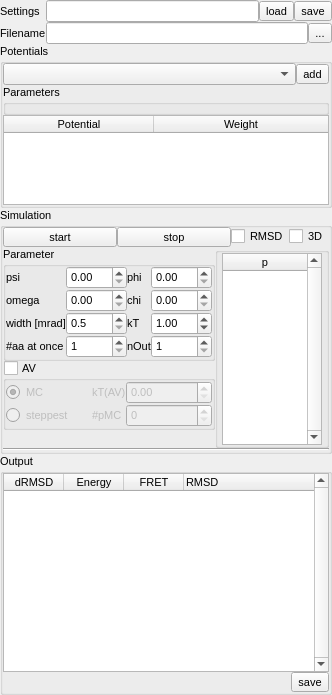
<?xml version="1.0" encoding="UTF-8"?>
<ui version="4.0">
 <class>Form</class>
 <widget class="QWidget" name="Form">
  <property name="geometry">
   <rect>
    <x>0</x>
    <y>0</y>
    <width>311</width>
    <height>695</height>
   </rect>
  </property>
  <property name="sizePolicy">
   <sizepolicy hsizetype="Preferred" vsizetype="Minimum">
    <horstretch>0</horstretch>
    <verstretch>0</verstretch>
   </sizepolicy>
  </property>
  <property name="font">
   <font>
    <pointsize>8</pointsize>
   </font>
  </property>
  <property name="windowTitle">
   <string>Form</string>
  </property>
  <layout class="QVBoxLayout" name="verticalLayout_5">
   <property name="spacing">
    <number>0</number>
   </property>
   <property name="margin">
    <number>0</number>
   </property>
   <item>
    <layout class="QGridLayout" name="gridLayout_6">
     <property name="spacing">
      <number>0</number>
     </property>
     <item row="0" column="0">
      <widget class="QLabel" name="label_3">
       <property name="enabled">
        <bool>true</bool>
       </property>
       <property name="text">
        <string>Settings</string>
       </property>
      </widget>
     </item>
     <item row="0" column="1">
      <layout class="QHBoxLayout" name="horizontalLayout">
       <property name="spacing">
        <number>0</number>
       </property>
       <item>
        <widget class="QLineEdit" name="lineEdit_2">
         <property name="enabled">
          <bool>true</bool>
         </property>
         <property name="readOnly">
          <bool>true</bool>
         </property>
        </widget>
       </item>
       <item>
        <widget class="QToolButton" name="toolButton_2">
         <property name="toolTip">
          <string>&lt;html&gt;&lt;head/&gt;&lt;body&gt;&lt;p&gt;Loading of a Monte-Carlo setting file.&lt;/p&gt;&lt;/body&gt;&lt;/html&gt;</string>
         </property>
         <property name="text">
          <string>load</string>
         </property>
        </widget>
       </item>
       <item>
        <widget class="QToolButton" name="toolButton_3">
         <property name="toolTip">
          <string>Save Monte-Carlo setting file.</string>
         </property>
         <property name="text">
          <string>save</string>
         </property>
        </widget>
       </item>
      </layout>
     </item>
     <item row="1" column="0">
      <widget class="QLabel" name="label_15">
       <property name="text">
        <string>Filename</string>
       </property>
      </widget>
     </item>
     <item row="1" column="1">
      <layout class="QHBoxLayout" name="horizontalLayout_3">
       <property name="spacing">
        <number>0</number>
       </property>
       <item>
        <widget class="QLineEdit" name="lineEdit_13">
         <property name="toolTip">
          <string>Output filename of trajectory</string>
         </property>
         <property name="readOnly">
          <bool>true</bool>
         </property>
        </widget>
       </item>
       <item>
        <widget class="QToolButton" name="toolButton">
         <property name="toolTip">
          <string>Select the target trajectory filename</string>
         </property>
         <property name="text">
          <string>...</string>
         </property>
        </widget>
       </item>
      </layout>
     </item>
    </layout>
   </item>
   <item>
    <widget class="QGroupBox" name="groupBox_3">
     <property name="sizePolicy">
      <sizepolicy hsizetype="Expanding" vsizetype="Minimum">
       <horstretch>0</horstretch>
       <verstretch>0</verstretch>
      </sizepolicy>
     </property>
     <property name="maximumSize">
      <size>
       <width>16777215</width>
       <height>16777215</height>
      </size>
     </property>
     <property name="title">
      <string>Potentials</string>
     </property>
     <property name="alignment">
      <set>Qt::AlignLeading|Qt::AlignLeft|Qt::AlignTop</set>
     </property>
     <layout class="QGridLayout" name="gridLayout">
      <property name="margin">
       <number>0</number>
      </property>
      <property name="spacing">
       <number>0</number>
      </property>
      <item row="4" column="0" colspan="4">
       <widget class="QTableWidget" name="tableWidget">
        <property name="sizePolicy">
         <sizepolicy hsizetype="Expanding" vsizetype="Fixed">
          <horstretch>0</horstretch>
          <verstretch>0</verstretch>
         </sizepolicy>
        </property>
        <property name="minimumSize">
         <size>
          <width>0</width>
          <height>0</height>
         </size>
        </property>
        <property name="maximumSize">
         <size>
          <width>16777215</width>
          <height>90</height>
         </size>
        </property>
        <property name="toolTip">
         <string>Used potentials applied during optimization</string>
        </property>
        <attribute name="horizontalHeaderDefaultSectionSize">
         <number>150</number>
        </attribute>
        <attribute name="horizontalHeaderStretchLastSection">
         <bool>true</bool>
        </attribute>
        <attribute name="verticalHeaderVisible">
         <bool>false</bool>
        </attribute>
        <column>
         <property name="text">
          <string>Potential</string>
         </property>
        </column>
        <column>
         <property name="text">
          <string>Weight</string>
         </property>
        </column>
       </widget>
      </item>
      <item row="0" column="3">
       <widget class="QToolButton" name="toolButton_6">
        <property name="sizePolicy">
         <sizepolicy hsizetype="Fixed" vsizetype="Fixed">
          <horstretch>0</horstretch>
          <verstretch>0</verstretch>
         </sizepolicy>
        </property>
        <property name="toolTip">
         <string>Add a new potential to the list of used potentials.</string>
        </property>
        <property name="text">
         <string>add</string>
        </property>
       </widget>
      </item>
      <item row="0" column="0" colspan="3">
       <widget class="QComboBox" name="comboBox_2">
        <property name="sizePolicy">
         <sizepolicy hsizetype="Expanding" vsizetype="Fixed">
          <horstretch>0</horstretch>
          <verstretch>0</verstretch>
         </sizepolicy>
        </property>
       </widget>
      </item>
      <item row="2" column="0" colspan="4">
       <widget class="QGroupBox" name="groupBox_8">
        <property name="title">
         <string>Parameters</string>
        </property>
        <layout class="QVBoxLayout" name="verticalLayout_4">
         <property name="spacing">
          <number>0</number>
         </property>
         <property name="margin">
          <number>0</number>
         </property>
         <item>
          <layout class="QVBoxLayout" name="verticalLayout_2">
           <property name="spacing">
            <number>0</number>
           </property>
          </layout>
         </item>
        </layout>
       </widget>
      </item>
     </layout>
    </widget>
   </item>
   <item>
    <widget class="QGroupBox" name="groupBox_4">
     <property name="sizePolicy">
      <sizepolicy hsizetype="Expanding" vsizetype="Preferred">
       <horstretch>0</horstretch>
       <verstretch>0</verstretch>
      </sizepolicy>
     </property>
     <property name="maximumSize">
      <size>
       <width>16777215</width>
       <height>16777215</height>
      </size>
     </property>
     <property name="title">
      <string>Simulation</string>
     </property>
     <layout class="QGridLayout" name="gridLayout_3">
      <property name="margin">
       <number>0</number>
      </property>
      <property name="spacing">
       <number>0</number>
      </property>
      <item row="4" column="0">
       <widget class="QGroupBox" name="groupBox_5">
        <property name="title">
         <string>Parameter</string>
        </property>
        <layout class="QGridLayout" name="gridLayout_5">
         <property name="margin">
          <number>0</number>
         </property>
         <property name="spacing">
          <number>0</number>
         </property>
         <item row="0" column="1" colspan="4">
          <layout class="QGridLayout" name="gridLayout_7">
           <property name="spacing">
            <number>0</number>
           </property>
           <item row="4" column="3">
            <widget class="QDoubleSpinBox" name="doubleSpinBox_2">
             <property name="toolTip">
              <string>Temperature</string>
             </property>
             <property name="maximum">
              <double>999.000000000000000</double>
             </property>
             <property name="value">
              <double>1.000000000000000</double>
             </property>
            </widget>
           </item>
           <item row="3" column="3">
            <widget class="QDoubleSpinBox" name="doubleSpinBox_6">
             <property name="toolTip">
              <string>Probability of moving chi-angle</string>
             </property>
             <property name="maximum">
              <double>1.000000000000000</double>
             </property>
            </widget>
           </item>
           <item row="2" column="0">
            <widget class="QLabel" name="label_10">
             <property name="text">
              <string>psi</string>
             </property>
            </widget>
           </item>
           <item row="4" column="0">
            <widget class="QLabel" name="label_7">
             <property name="text">
              <string>width [mrad]</string>
             </property>
            </widget>
           </item>
           <item row="7" column="0">
            <widget class="QLabel" name="label_8">
             <property name="text">
              <string>#aa at once</string>
             </property>
            </widget>
           </item>
           <item row="4" column="2">
            <widget class="QLabel" name="label_13">
             <property name="text">
              <string>kT</string>
             </property>
            </widget>
           </item>
           <item row="7" column="3">
            <widget class="QSpinBox" name="spinBox_2">
             <property name="toolTip">
              <string>Every n-th accepted frame is written to file </string>
             </property>
             <property name="minimum">
              <number>1</number>
             </property>
             <property name="maximum">
              <number>9999</number>
             </property>
             <property name="singleStep">
              <number>10</number>
             </property>
            </widget>
           </item>
           <item row="7" column="2">
            <widget class="QLabel" name="label_12">
             <property name="text">
              <string>nOut</string>
             </property>
            </widget>
           </item>
           <item row="7" column="1">
            <widget class="QSpinBox" name="spinBox">
             <property name="toolTip">
              <string>Number of aa moved in one MC-step</string>
             </property>
             <property name="minimum">
              <number>1</number>
             </property>
            </widget>
           </item>
           <item row="3" column="1">
            <widget class="QDoubleSpinBox" name="doubleSpinBox_5">
             <property name="toolTip">
              <string>Probability of moving omega-angle</string>
             </property>
             <property name="maximum">
              <double>1.000000000000000</double>
             </property>
            </widget>
           </item>
           <item row="2" column="1">
            <widget class="QDoubleSpinBox" name="doubleSpinBox_3">
             <property name="sizePolicy">
              <sizepolicy hsizetype="MinimumExpanding" vsizetype="Fixed">
               <horstretch>0</horstretch>
               <verstretch>0</verstretch>
              </sizepolicy>
             </property>
             <property name="toolTip">
              <string>Probability of moving psi-angle</string>
             </property>
             <property name="maximum">
              <double>1.000000000000000</double>
             </property>
            </widget>
           </item>
           <item row="2" column="3">
            <widget class="QDoubleSpinBox" name="doubleSpinBox_4">
             <property name="toolTip">
              <string>Probability of moving phi-angle</string>
             </property>
             <property name="maximum">
              <double>1.000000000000000</double>
             </property>
            </widget>
           </item>
           <item row="3" column="2">
            <widget class="QLabel" name="label_16">
             <property name="text">
              <string>chi</string>
             </property>
            </widget>
           </item>
           <item row="3" column="0">
            <widget class="QLabel" name="label_14">
             <property name="text">
              <string>omega</string>
             </property>
            </widget>
           </item>
           <item row="4" column="1">
            <widget class="QDoubleSpinBox" name="doubleSpinBox">
             <property name="toolTip">
              <string>&lt;html&gt;&lt;head/&gt;&lt;body&gt;&lt;p&gt;Width of a normal distribution in milli rad.&lt;/p&gt;&lt;p&gt;The dihedral-angles are altered by random samples taken of a noraml distribution with a width specified above.&lt;/p&gt;&lt;/body&gt;&lt;/html&gt;</string>
             </property>
             <property name="decimals">
              <number>1</number>
             </property>
             <property name="minimum">
              <double>0.500000000000000</double>
             </property>
             <property name="maximum">
              <double>1000.000000000000000</double>
             </property>
             <property name="singleStep">
              <double>0.250000000000000</double>
             </property>
             <property name="value">
              <double>0.500000000000000</double>
             </property>
            </widget>
           </item>
           <item row="2" column="2">
            <widget class="QLabel" name="label_9">
             <property name="text">
              <string>phi</string>
             </property>
            </widget>
           </item>
          </layout>
         </item>
        </layout>
       </widget>
      </item>
      <item row="5" column="0">
       <widget class="QGroupBox" name="groupBox_7">
        <property name="maximumSize">
         <size>
          <width>16777215</width>
          <height>16777215</height>
         </size>
        </property>
        <property name="toolTip">
         <string>Check to enable optimization including AV-potential</string>
        </property>
        <property name="title">
         <string>AV</string>
        </property>
        <property name="checkable">
         <bool>true</bool>
        </property>
        <property name="checked">
         <bool>false</bool>
        </property>
        <layout class="QGridLayout" name="gridLayout_4">
         <property name="margin">
          <number>0</number>
         </property>
         <property name="spacing">
          <number>0</number>
         </property>
         <item row="1" column="1">
          <widget class="QLabel" name="label">
           <property name="sizePolicy">
            <sizepolicy hsizetype="Fixed" vsizetype="Preferred">
             <horstretch>0</horstretch>
             <verstretch>0</verstretch>
            </sizepolicy>
           </property>
           <property name="text">
            <string>#pMC</string>
           </property>
          </widget>
         </item>
         <item row="0" column="2">
          <widget class="QDoubleSpinBox" name="doubleSpinBox_8">
           <property name="toolTip">
            <string>&lt;html&gt;&lt;head/&gt;&lt;body&gt;&lt;p&gt;Temperature factor for acceptance of the AV-MC step. Here chi2 is treated as energy. Chi2 is divided by the temperature factor kT(AV).&lt;/p&gt;&lt;/body&gt;&lt;/html&gt;</string>
           </property>
          </widget>
         </item>
         <item row="1" column="0">
          <widget class="QRadioButton" name="radioButton_2">
           <property name="text">
            <string>steppest</string>
           </property>
          </widget>
         </item>
         <item row="0" column="1">
          <widget class="QLabel" name="label_11">
           <property name="sizePolicy">
            <sizepolicy hsizetype="Fixed" vsizetype="Preferred">
             <horstretch>0</horstretch>
             <verstretch>0</verstretch>
            </sizepolicy>
           </property>
           <property name="text">
            <string>kT(AV)</string>
           </property>
          </widget>
         </item>
         <item row="1" column="2">
          <widget class="QSpinBox" name="spinBox_3">
           <property name="toolTip">
            <string>Number of protein MC-steps before AV-MC step</string>
           </property>
           <property name="maximum">
            <number>9999</number>
           </property>
          </widget>
         </item>
         <item row="3" column="0" colspan="3">
          <layout class="QVBoxLayout" name="verticalLayout"/>
         </item>
         <item row="0" column="0">
          <widget class="QRadioButton" name="radioButton">
           <property name="text">
            <string>MC</string>
           </property>
           <property name="checked">
            <bool>true</bool>
           </property>
          </widget>
         </item>
        </layout>
       </widget>
      </item>
      <item row="4" column="1" rowspan="4">
       <widget class="QGroupBox" name="groupBox">
        <property name="sizePolicy">
         <sizepolicy hsizetype="Expanding" vsizetype="Preferred">
          <horstretch>0</horstretch>
          <verstretch>0</verstretch>
         </sizepolicy>
        </property>
        <property name="title">
         <string/>
        </property>
        <property name="alignment">
         <set>Qt::AlignLeading|Qt::AlignLeft|Qt::AlignVCenter</set>
        </property>
        <layout class="QVBoxLayout" name="verticalLayout_3">
         <property name="spacing">
          <number>0</number>
         </property>
         <property name="leftMargin">
          <number>4</number>
         </property>
         <property name="topMargin">
          <number>0</number>
         </property>
         <property name="rightMargin">
          <number>4</number>
         </property>
         <property name="bottomMargin">
          <number>0</number>
         </property>
         <item>
          <widget class="QTableWidget" name="tableWidget_2">
           <property name="sizePolicy">
            <sizepolicy hsizetype="MinimumExpanding" vsizetype="MinimumExpanding">
             <horstretch>0</horstretch>
             <verstretch>0</verstretch>
            </sizepolicy>
           </property>
           <property name="minimumSize">
            <size>
             <width>100</width>
             <height>0</height>
            </size>
           </property>
           <property name="maximumSize">
            <size>
             <width>16777215</width>
             <height>16777215</height>
            </size>
           </property>
           <property name="toolTip">
            <string>Movemap (higher number higher prob. dihedral of aa is changed</string>
           </property>
           <property name="verticalScrollBarPolicy">
            <enum>Qt::ScrollBarAlwaysOn</enum>
           </property>
           <property name="selectionMode">
            <enum>QAbstractItemView::ContiguousSelection</enum>
           </property>
           <attribute name="horizontalHeaderVisible">
            <bool>true</bool>
           </attribute>
           <attribute name="horizontalHeaderDefaultSectionSize">
            <number>30</number>
           </attribute>
           <attribute name="horizontalHeaderMinimumSectionSize">
            <number>8</number>
           </attribute>
           <attribute name="horizontalHeaderStretchLastSection">
            <bool>true</bool>
           </attribute>
           <attribute name="verticalHeaderVisible">
            <bool>true</bool>
           </attribute>
           <attribute name="verticalHeaderDefaultSectionSize">
            <number>20</number>
           </attribute>
           <attribute name="verticalHeaderStretchLastSection">
            <bool>false</bool>
           </attribute>
           <column>
            <property name="text">
             <string>p</string>
            </property>
           </column>
          </widget>
         </item>
        </layout>
       </widget>
      </item>
      <item row="1" column="0" colspan="2">
       <layout class="QHBoxLayout" name="horizontalLayout_2">
        <property name="spacing">
         <number>0</number>
        </property>
        <item>
         <widget class="QToolButton" name="toolButton_4">
          <property name="sizePolicy">
           <sizepolicy hsizetype="Expanding" vsizetype="Fixed">
            <horstretch>0</horstretch>
            <verstretch>0</verstretch>
           </sizepolicy>
          </property>
          <property name="toolTip">
           <string>Start the simulation.</string>
          </property>
          <property name="text">
           <string>start</string>
          </property>
         </widget>
        </item>
        <item>
         <widget class="QToolButton" name="toolButton_5">
          <property name="sizePolicy">
           <sizepolicy hsizetype="Expanding" vsizetype="Fixed">
            <horstretch>0</horstretch>
            <verstretch>0</verstretch>
           </sizepolicy>
          </property>
          <property name="toolTip">
           <string>Stop the simulation.</string>
          </property>
          <property name="text">
           <string>stop</string>
          </property>
         </widget>
        </item>
        <item>
         <widget class="QCheckBox" name="checkBox">
          <property name="toolTip">
           <string>&lt;html&gt;&lt;head/&gt;&lt;body&gt;&lt;p&gt;Updates the trajectory and the plots shown within the program. Irrespectively this is checked or not the new structures are saved to the trajectory file. If this is not checked the memory-usage during the curse of the simulation remains constant. If this is checked the memory-usage grows with the trajectory length. Thus, it's recommended to disable the update for long simulations.&lt;/p&gt;&lt;/body&gt;&lt;/html&gt;</string>
          </property>
          <property name="text">
           <string>RMSD</string>
          </property>
         </widget>
        </item>
        <item>
         <widget class="QCheckBox" name="checkBox_4">
          <property name="sizePolicy">
           <sizepolicy hsizetype="Fixed" vsizetype="Fixed">
            <horstretch>0</horstretch>
            <verstretch>0</verstretch>
           </sizepolicy>
          </property>
          <property name="toolTip">
           <string>&lt;html&gt;&lt;head/&gt;&lt;body&gt;&lt;p&gt;If checked adds new accepted structures to 3D-view. In long simulation the memory use may increase significantelly and result in crashing the program. Thus, only use this for test runs and not long productive runs.&lt;/p&gt;&lt;/body&gt;&lt;/html&gt;</string>
          </property>
          <property name="text">
           <string>3D</string>
          </property>
          <property name="checked">
           <bool>false</bool>
          </property>
         </widget>
        </item>
       </layout>
      </item>
      <item row="8" column="0" colspan="2">
       <widget class="Line" name="line">
        <property name="orientation">
         <enum>Qt::Horizontal</enum>
        </property>
       </widget>
      </item>
     </layout>
     <zorder>line</zorder>
     <zorder>groupBox</zorder>
     <zorder>groupBox_7</zorder>
     <zorder>groupBox_5</zorder>
    </widget>
   </item>
   <item>
    <widget class="QGroupBox" name="groupBox_2">
     <property name="title">
      <string>Output</string>
     </property>
     <layout class="QGridLayout" name="gridLayout_2">
      <property name="margin">
       <number>0</number>
      </property>
      <property name="spacing">
       <number>0</number>
      </property>
      <item row="2" column="0" colspan="4">
       <widget class="QTableWidget" name="tableWidget_3">
        <property name="sizePolicy">
         <sizepolicy hsizetype="Expanding" vsizetype="Expanding">
          <horstretch>0</horstretch>
          <verstretch>0</verstretch>
         </sizepolicy>
        </property>
        <property name="minimumSize">
         <size>
          <width>0</width>
          <height>100</height>
         </size>
        </property>
        <property name="maximumSize">
         <size>
          <width>16777215</width>
          <height>400</height>
         </size>
        </property>
        <property name="contextMenuPolicy">
         <enum>Qt::ActionsContextMenu</enum>
        </property>
        <property name="toolTip">
         <string>&lt;html&gt;&lt;head/&gt;&lt;body&gt;&lt;p&gt;Change in RMSD with respect to previous structure (dRMSD), &lt;/p&gt;&lt;p&gt;total potential energy, FRET-energy (chi2), &lt;/p&gt;&lt;p&gt;RMSD with respect to reference structrure (first)&lt;/p&gt;&lt;/body&gt;&lt;/html&gt;</string>
        </property>
        <property name="verticalScrollBarPolicy">
         <enum>Qt::ScrollBarAlwaysOn</enum>
        </property>
        <property name="horizontalScrollBarPolicy">
         <enum>Qt::ScrollBarAlwaysOff</enum>
        </property>
        <property name="autoScroll">
         <bool>true</bool>
        </property>
        <attribute name="horizontalHeaderDefaultSectionSize">
         <number>60</number>
        </attribute>
        <attribute name="horizontalHeaderStretchLastSection">
         <bool>true</bool>
        </attribute>
        <attribute name="verticalHeaderCascadingSectionResizes">
         <bool>false</bool>
        </attribute>
        <column>
         <property name="text">
          <string>dRMSD</string>
         </property>
        </column>
        <column>
         <property name="text">
          <string>Energy</string>
         </property>
        </column>
        <column>
         <property name="text">
          <string>FRET</string>
         </property>
        </column>
        <column>
         <property name="text">
          <string>RMSD</string>
         </property>
         <property name="textAlignment">
          <set>AlignLeft|AlignVCenter</set>
         </property>
        </column>
       </widget>
      </item>
      <item row="5" column="3">
       <widget class="QToolButton" name="toolButton_7">
        <property name="toolTip">
         <string>Save RMSD/FRET table</string>
        </property>
        <property name="text">
         <string>save</string>
        </property>
       </widget>
      </item>
      <item row="5" column="0">
       <spacer name="horizontalSpacer">
        <property name="orientation">
         <enum>Qt::Horizontal</enum>
        </property>
        <property name="sizeHint" stdset="0">
         <size>
          <width>40</width>
          <height>20</height>
         </size>
        </property>
       </spacer>
      </item>
     </layout>
    </widget>
   </item>
  </layout>
  <action name="actionRun_Simulation">
   <property name="text">
    <string>Run Simulation</string>
   </property>
  </action>
  <action name="actionLoad_configuration_file">
   <property name="text">
    <string>Load configuration file</string>
   </property>
  </action>
  <action name="actionSave_configuration_file">
   <property name="text">
    <string>Save configuration file</string>
   </property>
  </action>
  <action name="actionStop_simulation">
   <property name="text">
    <string>Stop simulation</string>
   </property>
  </action>
  <action name="actionAdd_potential">
   <property name="text">
    <string>Add potential</string>
   </property>
  </action>
  <action name="actionSet_output_filename">
   <property name="text">
    <string>Set output-filename</string>
   </property>
  </action>
  <action name="actionSave_RMSD_table">
   <property name="text">
    <string>Save RMSD-table</string>
   </property>
  </action>
  <action name="actionCurrent_potential_changed">
   <property name="text">
    <string>Current potential changed</string>
   </property>
  </action>
 </widget>
 <resources/>
 <connections>
  <connection>
   <sender>toolButton_4</sender>
   <signal>clicked()</signal>
   <receiver>actionRun_Simulation</receiver>
   <slot>trigger()</slot>
   <hints>
    <hint type="sourcelabel">
     <x>19</x>
     <y>320</y>
    </hint>
    <hint type="destinationlabel">
     <x>-1</x>
     <y>-1</y>
    </hint>
   </hints>
  </connection>
  <connection>
   <sender>toolButton_2</sender>
   <signal>clicked()</signal>
   <receiver>actionLoad_configuration_file</receiver>
   <slot>trigger()</slot>
   <hints>
    <hint type="sourcelabel">
     <x>187</x>
     <y>12</y>
    </hint>
    <hint type="destinationlabel">
     <x>-1</x>
     <y>-1</y>
    </hint>
   </hints>
  </connection>
  <connection>
   <sender>toolButton_3</sender>
   <signal>clicked()</signal>
   <receiver>actionSave_configuration_file</receiver>
   <slot>trigger()</slot>
   <hints>
    <hint type="sourcelabel">
     <x>271</x>
     <y>12</y>
    </hint>
    <hint type="destinationlabel">
     <x>-1</x>
     <y>-1</y>
    </hint>
   </hints>
  </connection>
  <connection>
   <sender>toolButton_6</sender>
   <signal>clicked()</signal>
   <receiver>actionAdd_potential</receiver>
   <slot>trigger()</slot>
   <hints>
    <hint type="sourcelabel">
     <x>221</x>
     <y>69</y>
    </hint>
    <hint type="destinationlabel">
     <x>-1</x>
     <y>-1</y>
    </hint>
   </hints>
  </connection>
  <connection>
   <sender>toolButton</sender>
   <signal>clicked()</signal>
   <receiver>actionSet_output_filename</receiver>
   <slot>trigger()</slot>
   <hints>
    <hint type="sourcelabel">
     <x>308</x>
     <y>32</y>
    </hint>
    <hint type="destinationlabel">
     <x>-1</x>
     <y>-1</y>
    </hint>
   </hints>
  </connection>
  <connection>
   <sender>toolButton_7</sender>
   <signal>clicked()</signal>
   <receiver>actionSave_RMSD_table</receiver>
   <slot>trigger()</slot>
   <hints>
    <hint type="sourcelabel">
     <x>227</x>
     <y>624</y>
    </hint>
    <hint type="destinationlabel">
     <x>-1</x>
     <y>-1</y>
    </hint>
   </hints>
  </connection>
  <connection>
   <sender>toolButton_5</sender>
   <signal>clicked()</signal>
   <receiver>actionStop_simulation</receiver>
   <slot>trigger()</slot>
   <hints>
    <hint type="sourcelabel">
     <x>252</x>
     <y>212</y>
    </hint>
    <hint type="destinationlabel">
     <x>-1</x>
     <y>-1</y>
    </hint>
   </hints>
  </connection>
  <connection>
   <sender>checkBox_4</sender>
   <signal>clicked(bool)</signal>
   <receiver>checkBox</receiver>
   <slot>setChecked(bool)</slot>
   <hints>
    <hint type="sourcelabel">
     <x>282</x>
     <y>697</y>
    </hint>
    <hint type="destinationlabel">
     <x>236</x>
     <y>697</y>
    </hint>
   </hints>
  </connection>
  <connection>
   <sender>toolButton_4</sender>
   <signal>clicked(bool)</signal>
   <receiver>toolButton_4</receiver>
   <slot>setEnabled(bool)</slot>
   <hints>
    <hint type="sourcelabel">
     <x>85</x>
     <y>212</y>
    </hint>
    <hint type="destinationlabel">
     <x>85</x>
     <y>212</y>
    </hint>
   </hints>
  </connection>
  <connection>
   <sender>toolButton_5</sender>
   <signal>clicked(bool)</signal>
   <receiver>toolButton_4</receiver>
   <slot>setDisabled(bool)</slot>
   <hints>
    <hint type="sourcelabel">
     <x>252</x>
     <y>212</y>
    </hint>
    <hint type="destinationlabel">
     <x>85</x>
     <y>212</y>
    </hint>
   </hints>
  </connection>
  <connection>
   <sender>comboBox_2</sender>
   <signal>currentIndexChanged(int)</signal>
   <receiver>actionCurrent_potential_changed</receiver>
   <slot>trigger()</slot>
   <hints>
    <hint type="sourcelabel">
     <x>153</x>
     <y>69</y>
    </hint>
    <hint type="destinationlabel">
     <x>-1</x>
     <y>-1</y>
    </hint>
   </hints>
  </connection>
  <connection>
   <sender>radioButton</sender>
   <signal>toggled(bool)</signal>
   <receiver>doubleSpinBox_8</receiver>
   <slot>setEnabled(bool)</slot>
   <hints>
    <hint type="sourcelabel">
     <x>41</x>
     <y>363</y>
    </hint>
    <hint type="destinationlabel">
     <x>151</x>
     <y>363</y>
    </hint>
   </hints>
  </connection>
  <connection>
   <sender>toolButton_5</sender>
   <signal>clicked(bool)</signal>
   <receiver>groupBox_5</receiver>
   <slot>setDisabled(bool)</slot>
   <hints>
    <hint type="sourcelabel">
     <x>252</x>
     <y>212</y>
    </hint>
    <hint type="destinationlabel">
     <x>100</x>
     <y>271</y>
    </hint>
   </hints>
  </connection>
  <connection>
   <sender>toolButton_5</sender>
   <signal>clicked(bool)</signal>
   <receiver>groupBox_7</receiver>
   <slot>setDisabled(bool)</slot>
   <hints>
    <hint type="sourcelabel">
     <x>252</x>
     <y>212</y>
    </hint>
    <hint type="destinationlabel">
     <x>100</x>
     <y>348</y>
    </hint>
   </hints>
  </connection>
  <connection>
   <sender>toolButton_4</sender>
   <signal>clicked(bool)</signal>
   <receiver>groupBox_5</receiver>
   <slot>setEnabled(bool)</slot>
   <hints>
    <hint type="sourcelabel">
     <x>85</x>
     <y>212</y>
    </hint>
    <hint type="destinationlabel">
     <x>100</x>
     <y>271</y>
    </hint>
   </hints>
  </connection>
  <connection>
   <sender>toolButton_4</sender>
   <signal>clicked(bool)</signal>
   <receiver>groupBox_7</receiver>
   <slot>setEnabled(bool)</slot>
   <hints>
    <hint type="sourcelabel">
     <x>85</x>
     <y>212</y>
    </hint>
    <hint type="destinationlabel">
     <x>100</x>
     <y>348</y>
    </hint>
   </hints>
  </connection>
 </connections>
</ui>
